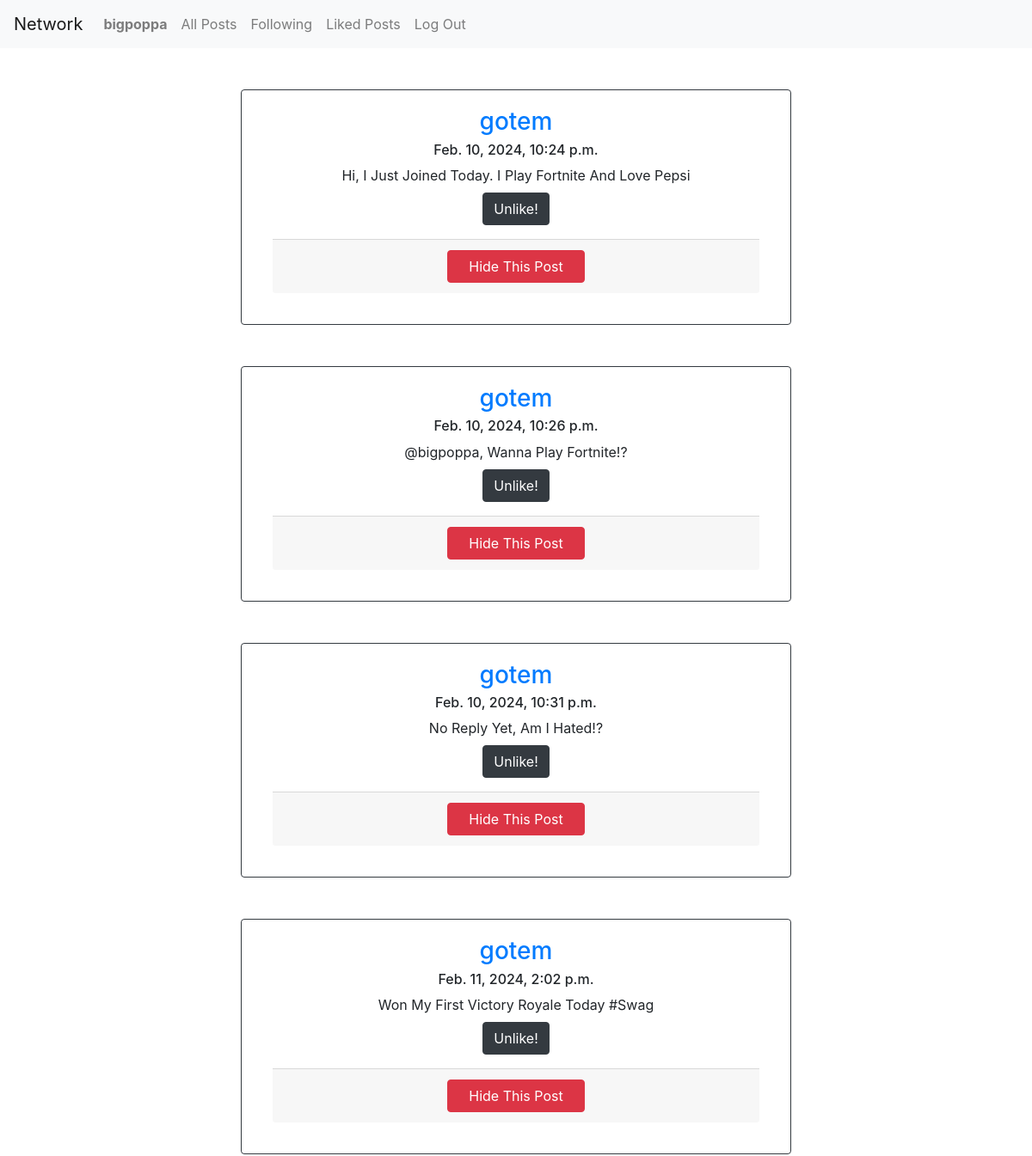
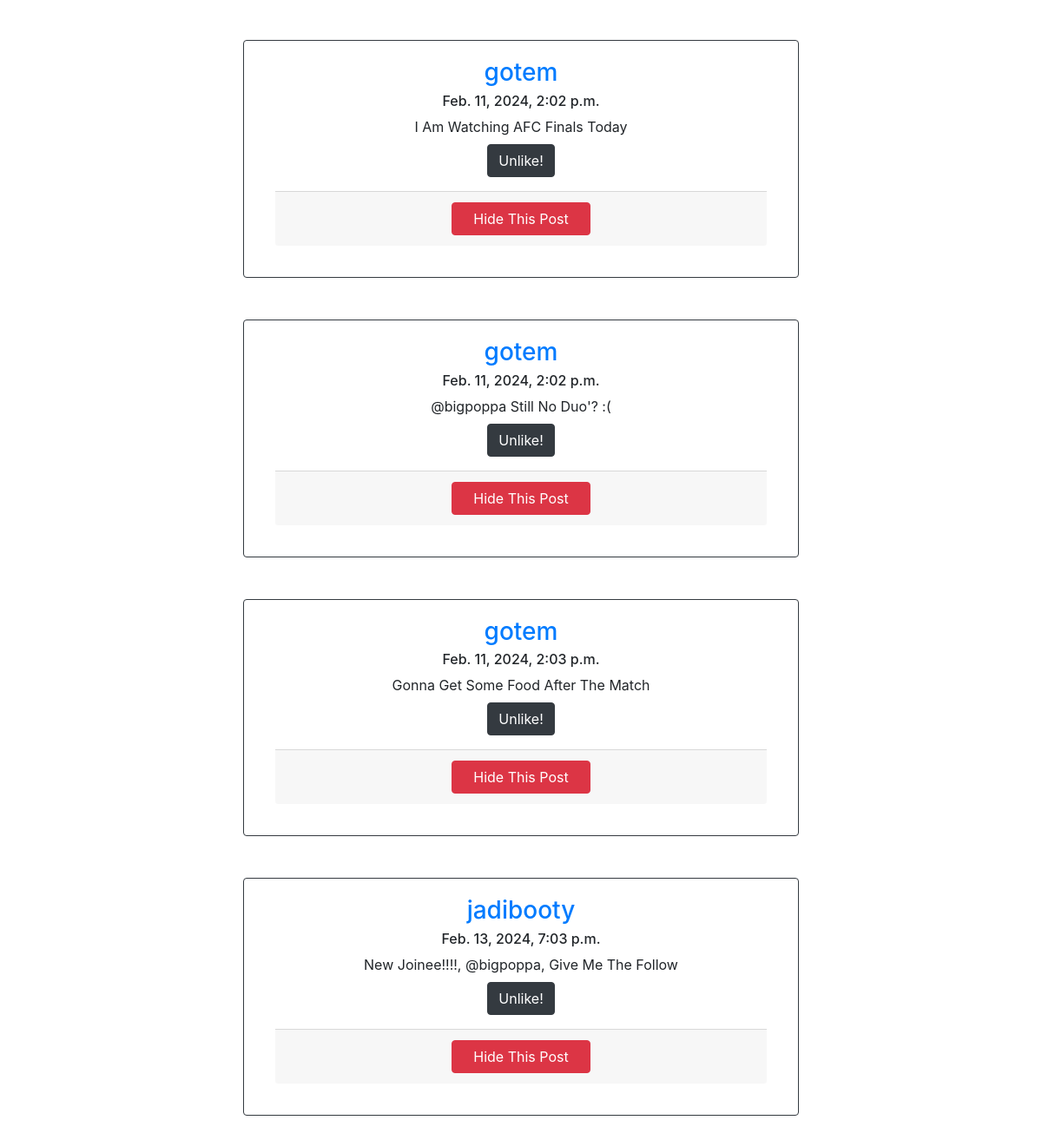
The page /liked (signed in) on the database its author committed (2 pictures, top to bottom).
### network/models.py (models this page shows, shortened)
class User(AbstractUser):
    pass

class Post(models.Model):
    creator = models.ForeignKey(User, on_delete=models.CASCADE, related_name='posts')
    content = models.CharField(max_length = 180)
    created = models.DateTimeField(auto_now=True)
    updated = models.DateTimeField(auto_now=True)
    class Meta:
        ordering = ["-created"]

### network/views.py (the view)
# urls.py: path("liked", views.liked_posts, name="liked-posts"),
def liked_posts(request):
    whoYouLiked = get_likes(request)
    l_obj = []
    for liked in whoYouLiked:
        print(liked)
        l_obj.append(get_object_or_404(Post, id=liked))
    return render(request, "network/liked-posts.html", {'pg_posts': l_obj, 'whoYouLiked': whoYouLiked})

### network/views.py (called while the page is built)
def get_likes(request):
    if request.user.is_authenticated:
        user = get_object_or_404(User, id=request.user.id)
        return list(user.liked.all().values_list('post', flat=True))
    else:
        return []

### network/templates/network/liked-posts.html (shortened to what this page needs)
{% extends "network/layout.html" %}
{% block body %}
    {% for post in pg_posts %}
        <div id="post-{{post.id}}" class="card text-center border-dark mx-auto m-5" style="max-width: 40rem">
            <div class="card-body">
            <a href="{% url 'profile-page' post.creator.id %}"><h3 class="card-title">{{post.creator}}</h3></a>
            <h6 class="card-subtitle">{{post.created}}</h6>
            <div id="hide-{{post.id}}" class="to-hide m-2"><p class="card-text">{{post.content}}</p></div>
            {% if request.user != post.creator %}
                <div>
                    <button id="lepostah-{{post.id}}" data-lpostah="{{post.id}}" class="btn btn-dark liker">{% if post.id in whoYouLiked %}Unlike!{%else%}Like!{%endif%}</button>
                </div>
            {% endif %}
            <div class="card-footer m-3"><button data-destroy-id="{{post.id}}" class="btn btn-danger hider" style="width: 10rem">Hide This Post</button></div>
            </div>
        </div>
    {% empty %}
        <h2 class="m-5" style="color:red">THERE ARE NO POSTS RN</h2>
    {% endfor %}
{% endblock %}

### network/templates/network/layout.html (shortened to what this page needs)
{% load static %}
<!DOCTYPE html>
<html lang="en">
    <head>
        <link rel="stylesheet" href="https://stackpath.bootstrapcdn.com/bootstrap/4.4.1/css/bootstrap.min.css">
        <link href="{% static 'network/styles.css' %}" rel="stylesheet">
    </head>
    <body>
        <nav class="navbar navbar-expand-lg navbar-light bg-light">
            <a class="navbar-brand" href="#">Network</a>
            <div>
              <ul class="navbar-nav mr-auto">
                {% if user.is_authenticated %}
                    <li class="nav-item">
                        <a class="nav-link" href="{% url 'profile-page' user.id %}"><strong>{{ user.username }}</strong></a>
                    </li>
                {% endif %}
                <li class="nav-item">
                  <a class="nav-link" href="{% url 'index' %}">All Posts</a>
                </li>
                {% if user.is_authenticated %}
                    <li class="nav-item">
                        <a class="nav-link" href="{% url 'following-page' %}">Following</a>
                    </li>
                    <li class="nav-item">
                        <a class="nav-link" href="{% url 'liked-posts' %}">Liked Posts</a>
                    </li>
                    <li class="nav-item">
                        <a class="nav-link" href="{% url 'logout' %}">Log Out</a>
                    </li>
                {% endif %}
              </ul>
            </div>
          </nav>
        {% block body %}
        {% endblock %}
    </body>
</html>

### rows shown on the page
User: username "bigpoppa"
Post: {{ post.id }} 4 (drawn), creator "gotem", created "Feb. 10, 2024, 10:24 p.m.", content "Hi, I Just Joined Today. I Play Fortnite And Love Pepsi", shows "Unlike!"
Post: creator "gotem", created "Feb. 10, 2024, 10:26 p.m.", content "@bigpoppa, Wanna Play Fortnite!?", shows "Unlike!"
Post: creator "gotem", created "Feb. 10, 2024, 10:31 p.m.", content "No Reply Yet, Am I Hated!?", shows "Unlike!"
Post: creator "gotem", created "Feb. 11, 2024, 2:02 p.m.", content "Won My First Victory Royale Today #Swag", shows "Unlike!", {{ post.id }} 10 (drawn)
Post: creator "gotem", created "Feb. 11, 2024, 2:02 p.m.", content "I Am Watching AFC Finals Today", shows "Unlike!"
Post: creator "gotem", created "Feb. 11, 2024, 2:02 p.m.", content "@bigpoppa Still No Duo'? :(", shows "Unlike!"
Post: creator "gotem", created "Feb. 11, 2024, 2:03 p.m.", content "Gonna Get Some Food After The Match", shows "Unlike!"
Post: creator "jadibooty", created "Feb. 13, 2024, 7:03 p.m.", content "New Joinee!!!!, @bigpoppa, Give Me The Follow", shows "Unlike!"
